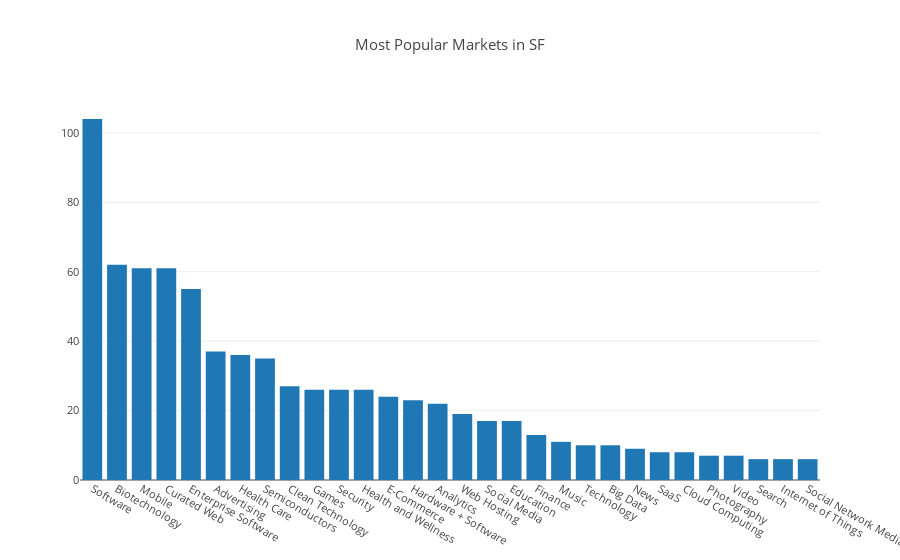

The cell this chart's notebook holds for it:
### Code cell
popular_markets_bar = [go.Bar(
            x=popular_markets.keys()[:30],
            y=[popular_markets[key] for key in popular_markets.keys()[:30]]
    )]

iplot({'data':popular_markets_bar, 'layout':{'title': 'Most Popular Markets in SF',
                          'font': dict(size=11)}}, filename='basic-bar')

### Figure 1 — Plotly figure (JSON) as saved in the notebook; plotly's stock layout.template omitted (floating-point values rounded to 4 significant figures)
{"data": [{"type": "bar", "uid": "3e7595c6-dc92-11e8-bcd4-6a000073fc60", "x": ["Software", "Biotechnology", "Mobile", "Curated Web", "Enterprise Software", "Advertising", "Health Care", "Semiconductors", "Clean Technology", "Games", "Security", "Health and Wellness", "E-Commerce", "Hardware + Software", "Analytics", "Web Hosting", "Social Media", "Education", "Finance", "Music", "Technology", "Big Data", "News", "SaaS", "Cloud Computing", "Photography", "Video", "Search", "Internet of Things", "Social Network Media"], "y": [104, 62, 61, 61, 55, 37, 36, 35, 27, 26, 26, 26, 24, 23, 22, 19, 17, 17, 13, 11, 10, 10, 9, 8, 8, 7, 7, 6, 6, 6]}], "layout": {"font": {"size": 11}, "title": "Most Popular Markets in SF"}}
